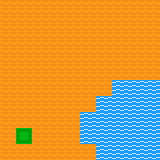

A level layout from a 2D game, rendered from its tile map. Below: a short description, then the map file with its tile-grid data intact:
An orthogonal 10x10 tile map with 16x16 px tiles, 4 tile layers (layer_0, layer_1, layer_2, layer_3).

<map version="1.5" tiledversion="1.7.2" orientation="orthogonal" renderorder="right-down" width="10" height="10" tilewidth="16" tileheight="16" infinite="0" nextlayerid="6" nextobjectid="1">
 <editorsettings>
  <export target="quest_5.csv" format="csv" />
 </editorsettings>
 <tileset firstgid="1" name="edit_tileset" tilewidth="16" tileheight="16" tilecount="20" columns="10">
  <image source="../../../edit_tileset.png" width="160" height="32" />
 </tileset>
 <layer id="2" name="layer_0" width="10" height="10">
  <data encoding="csv">
3,3,3,3,3,3,3,3,3,3,
3,3,3,3,3,3,3,3,3,3,
3,3,3,3,3,3,3,3,3,3,
3,3,3,3,3,3,3,3,3,3,
3,3,3,3,3,3,3,3,3,3,
3,3,3,3,3,3,3,4,4,4,
3,3,3,3,3,3,4,4,4,4,
3,3,3,3,3,4,4,4,4,4,
3,3,3,3,3,4,4,4,4,4,
3,3,3,3,3,3,4,4,4,4
</data>
 </layer>
 <layer id="1" name="layer_1" width="10" height="10">
  <data encoding="csv">
0,0,0,0,0,0,0,0,0,0,
0,0,3,3,3,3,3,0,0,0,
0,0,3,3,3,3,3,0,0,0,
0,0,3,3,3,3,3,0,0,0,
0,0,3,3,3,3,3,0,0,0,
0,0,3,3,3,3,3,0,0,0,
0,0,0,0,0,0,0,0,0,0,
0,0,0,0,0,0,0,0,0,0,
0,8,0,0,0,0,0,0,0,0,
0,0,0,0,0,0,0,0,0,0
</data>
 </layer>
 <layer id="4" name="layer_2" width="10" height="10">
  <data encoding="csv">
0,0,0,0,0,0,0,0,0,0,
0,0,0,0,0,0,0,0,0,0,
0,0,0,3,3,3,0,0,0,0,
0,0,0,3,3,3,0,0,0,0,
0,0,0,3,3,3,0,0,0,0,
0,0,0,0,0,0,0,0,0,0,
0,0,0,0,0,0,0,0,0,0,
0,0,0,0,0,0,0,0,0,0,
0,8,0,0,0,0,0,0,0,0,
0,0,0,0,0,0,0,0,0,0
</data>
 </layer>
 <layer id="5" name="layer_3" width="10" height="10">
  <data encoding="csv">
0,0,0,0,0,0,0,0,0,0,
0,0,0,0,0,0,0,0,0,0,
0,0,0,0,0,0,0,0,0,0,
0,0,0,0,3,0,0,0,0,0,
0,0,0,0,0,0,0,0,0,0,
0,0,0,0,0,0,0,0,0,0,
0,0,0,0,0,0,0,0,0,0,
0,0,0,0,0,0,0,0,0,0,
0,0,0,0,0,0,0,0,0,0,
0,0,0,0,0,0,0,0,0,0
</data>
 </layer>
</map>
